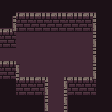

Below is a game level as drawn by its tile map, then a one-line description and the .tmx file that defines it, in full:
An orthogonal 7x7 tile map with 16x16 px tiles, 3 tile layers (floor, backwall, frontwall).

<map version="1.0" tiledversion="1.0.3" orientation="orthogonal" renderorder="right-down" width="7" height="7" tilewidth="16" tileheight="16" nextobjectid="1">
 <tileset firstgid="1" name="testmap" tilewidth="16" tileheight="16" tilecount="64" columns="8">
  <image source="testmap.png" width="128" height="128" />
 </tileset>
 <layer name="floor" width="7" height="7">
  <data encoding="csv">
20,20,20,20,20,20,20,
20,12,12,12,12,12,20,
20,12,12,12,12,12,20,
12,12,12,12,12,12,20,
20,12,12,12,12,12,20,
20,12,12,12,12,12,20,
20,20,20,12,20,20,20
</data>
 </layer>
 <layer name="backwall" width="7" height="7">
  <data encoding="csv">
0,2,2,2,2,2,0,
2,10,10,10,10,10,0,
10,0,0,0,0,0,0,
2,0,0,0,0,0,0,
10,2,2,0,2,2,0,
0,10,10,0,10,10,0,
0,0,0,0,0,0,0
</data>
 </layer>
 <layer name="frontwall" width="7" height="7">
  <data encoding="csv">
0,0,0,0,0,0,0,
4,0,0,0,0,4,0,
0,0,0,0,0,4,0,
0,0,0,0,0,4,0,
0,6,0,0,0,4,0,
0,0,4,0,6,0,0,
0,0,4,0,6,0,0
</data>
 </layer>
</map>
